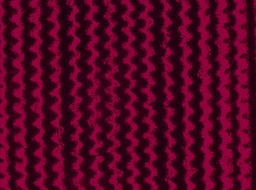
#> input picture 20150303_fpm/44.jpg, 256 x 190 px, shrunk from 2080 x 1542 before the run, found by its file name
$ python upsample_ft.py   (older library calls are emulated)
#> lines starting #> are read from the running program, lines starting #| are printed output that depends on the picture
import matplotlib.cm as cm, scipy.misc, numpy, Image, pylab

scale = 10

im = Image.open("../images/44.jpg").convert("L")
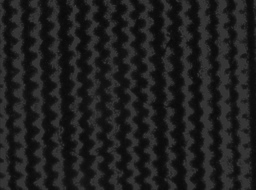
#> im: PIL image 256x190 L; min 8, max 61, mean 30.7

imar = numpy.array(im)

print(scale*imar.shape[0], scale*imar.shape[1])
#| 1900 2560
upsampled = scipy.misc.imresize(im, (scale*imar.shape[0], scale*imar.shape[1]))

ft = numpy.fft.fft2(upsampled)

# ft_image = Image.fromarray(ft.astype(numpy.uint8))
# ft_image.save("fft.png")

# Now we're going to chop out a section of the FT and see what it looks like
def circular_mask(shape,centre,radius):
    """
    Return a boolean mask for a circular sector. The start/stop angles in
    `angle_range` should be given in clockwise order.
    """
    angle_range = [0,360]
    x,y = numpy.ogrid[:shape[0],:shape[1]]
    cx,cy = centre
    tmin,tmax = numpy.deg2rad(angle_range)
    if tmax < tmin:
            tmax += 2*numpy.pi
    r2 = (x-cx)*(x-cx) + (y-cy)*(y-cy)
    theta = numpy.arctan2(x-cx,y-cy) - tmin
    theta %= (2*numpy.pi)
    circmask = r2 <= radius*radius
    anglemask = theta <= (tmax-tmin)
    return circmask*anglemask

ft_mask = circular_mask(ft.shape, [ft.shape[0]/2 + 200, ft.shape[1]/2], 200)
# print(ft_mask.shape)

ft = numpy.fft.fftshift(ft)
ft[~ft_mask] = 0

chopped_ft = 20*numpy.log(numpy.abs(ft) + 1)
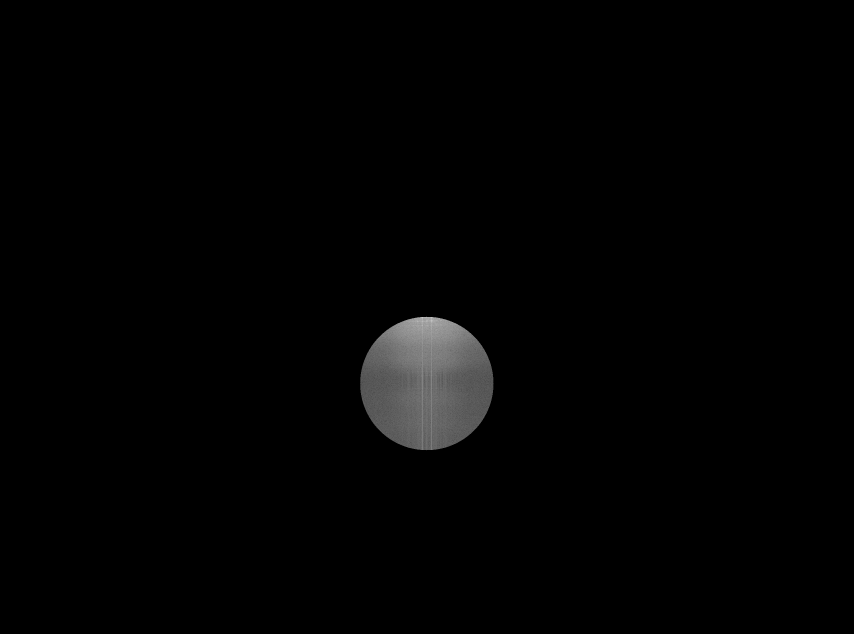
#> chopped_ft: shape (1900, 2560) float64 (shown at 1/3 size); min 0, max 376.5, mean 4.1; drawn with min black and max white
# print(chopped_ft.shape)

chopped_ifft = numpy.fft.ifft2(numpy.fft.fftshift(ft))
print(chopped_ifft.shape)
#| (1900, 2560)

chopped_image = Image.fromarray(chopped_ifft.astype(numpy.uint8))
chopped_image = scipy.misc.imresize(chopped_image, (imar.shape[0], imar.shape[1]))
#> chopped_image: shape (190, 256)

pylab.figure()
pylab.imshow(chopped_ft, cmap = cm.Greys_r)

pylab.figure()
pylab.imshow(chopped_image, cmap = cm.Greys_r)

pylab.show()

$ run again, with 20150303_fpm/11.jpg copied over 20150303_fpm/44.jpg
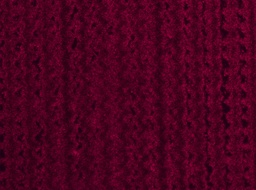
#> input picture 20150303_fpm/11.jpg, 256 x 190 px, shrunk from 2080 x 1542 before the run, found by its file name
#> `im = Image.open("../images/44.jpg").convert("L")`:
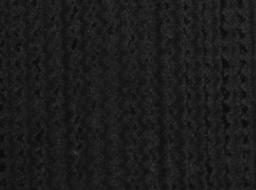
#> im: PIL image 256x190 L; min 10, max 54, mean 27.5
#| 1900 2560
#| (1900, 2560)
#> `chopped_image = scipy.misc.imresize(chopped_image, (imar.shape[0], ima..`:
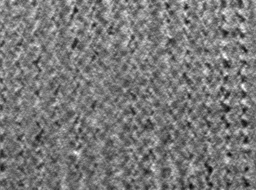
#> chopped_image: shape (190, 256); min 18, max 37, mean 27; drawn with min black and max white
